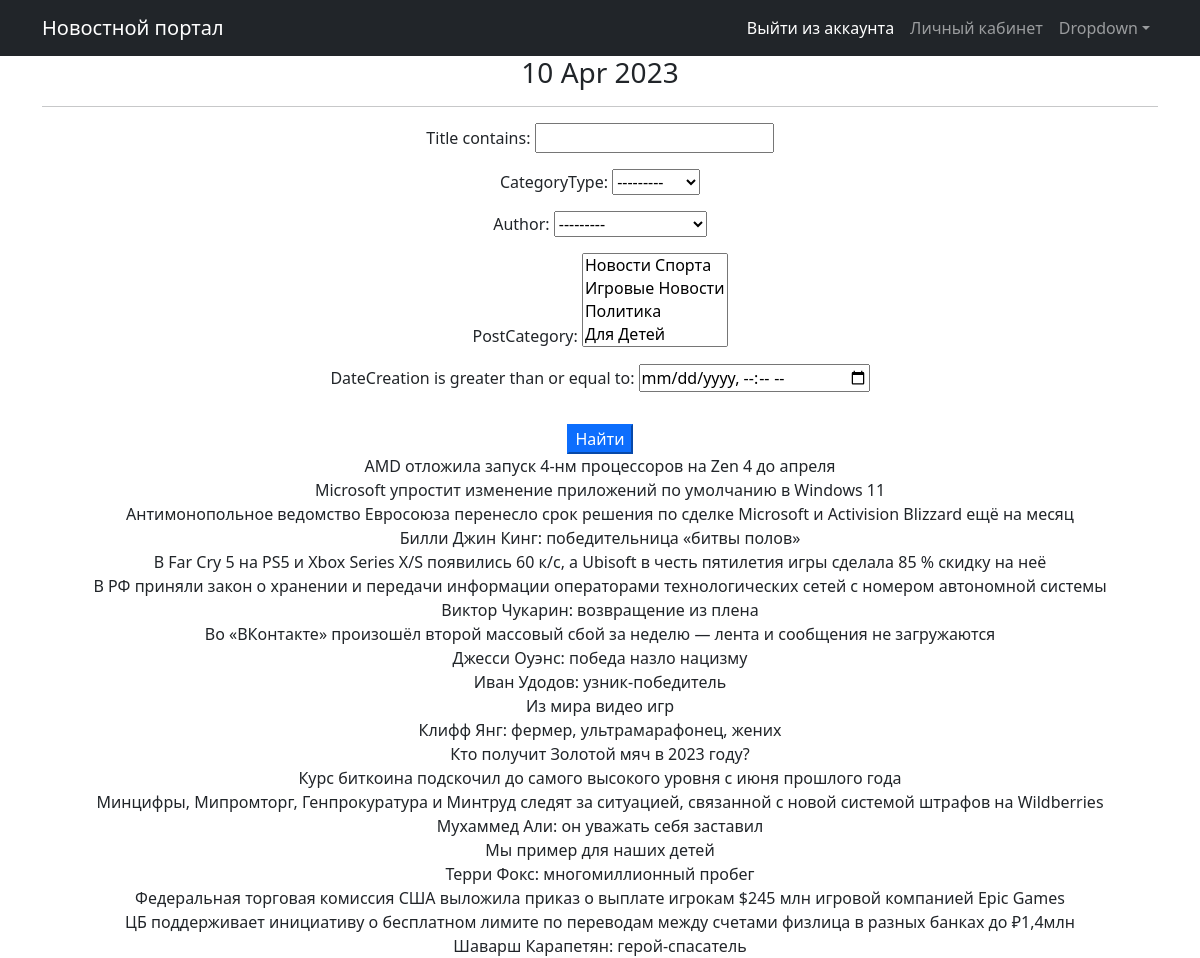
Before: /news/search with the older database file.
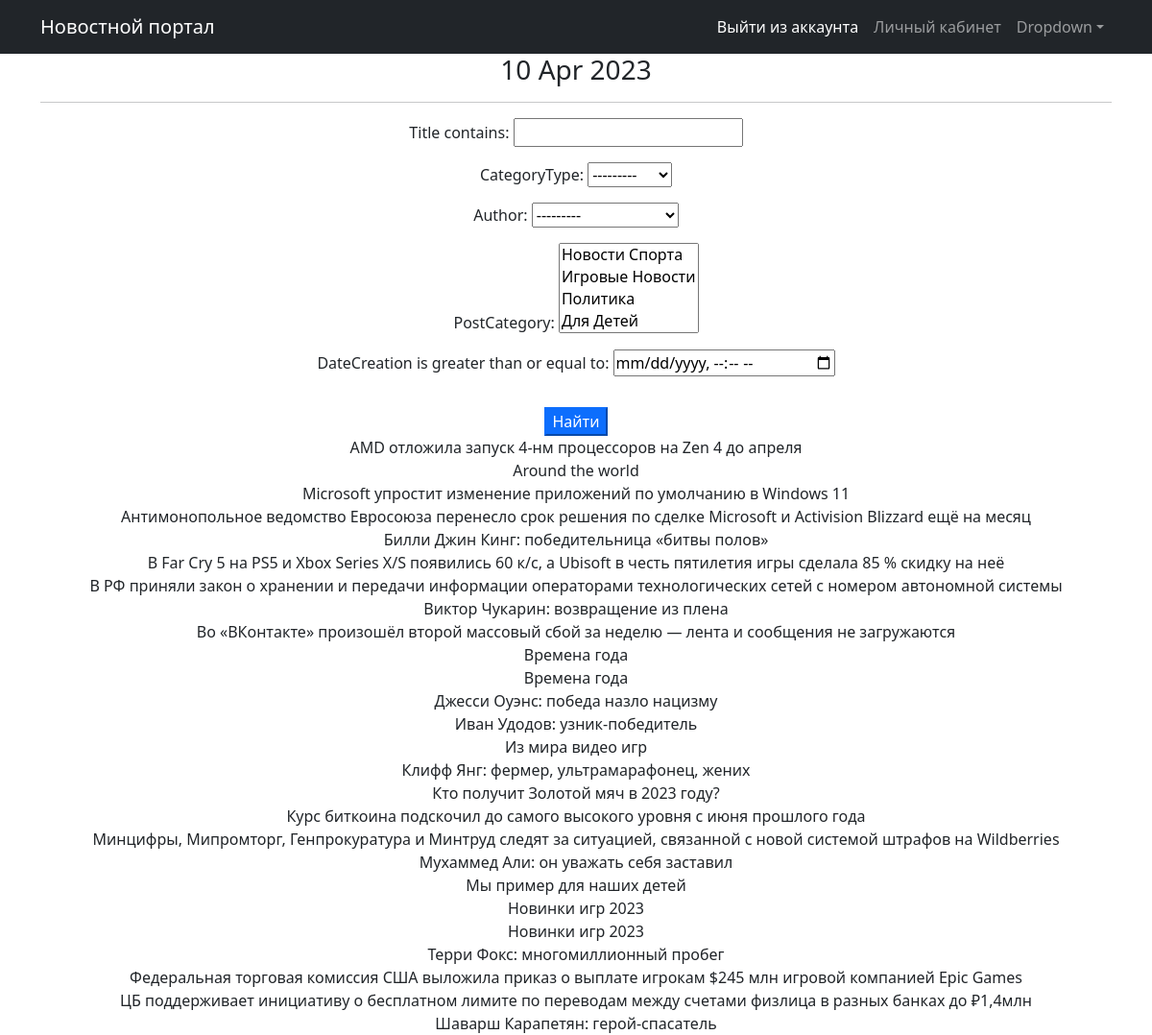
After: the same page with the newer database file.
### news/models.py (models this page shows, shortened)
class Post(models.Model):
    author = models.ForeignKey(Author, on_delete=models.CASCADE)
    NEWS = 'NW'
    ARTICLE = 'AR'
    CATEGORY_CHOICES = (
        (NEWS, 'Новость'),
        (ARTICLE, 'Статья'),
    )
    categoryType = models.CharField(max_length=2, choices=CATEGORY_CHOICES, default=ARTICLE)
    dateCreation = models.DateTimeField(auto_now_add=True)
    postCategory = models.ManyToManyField(Category, through='PostCategory')
    title = models.CharField(max_length=128)
    text = models.TextField()
    rating = models.SmallIntegerField(default=0)

### news/views.py (the view)
# urls.py: path('search', NewsSearch.as_view(), name='news_search'),
class NewsSearch(ListView):
    model = Post
    ordering = 'title'
    template_name = 'search.html'
    context_object_name = 'search'
    def get_queryset(self):
        queryset = super().get_queryset()
        self.filterset = NewsFilter(self.request.GET, queryset)
        return self.filterset.qs
    def get_context_data(self, **kwargs):
        context = super().get_context_data(**kwargs)
        context['filterset'] = self.filterset
        context['time_now'] = datetime.utcnow()
        return context

### news/models.py (called while the page is built)
    def __str__(self):
        return self.authorUser.username

    def __str__(self):
        return self.name.title()

### news/templatetags/custom_tags.py (called while the page is built)
@register.simple_tag()
def current_time(format_string='%b %d %Y'):
    return datetime.utcnow().strftime(format_string)

### templates/search.html (shortened to what this page needs)
{% extends 'flatpages/default.html' %}
{% load custom_filters %}
{% load custom_tags %}
{% block content %}
    <h3>{% current_time '%d %b %Y' %}</h3>
    <hr>
    <form action="" method="get" >
        {{ filterset.form.as_p }}
        <input type="submit" class="mt-3 btn-primary" value="Найти" />
    </form>
    {% for obj in filterset.qs %}
        {{ obj.title }}<br />
    {% endfor %}
{% endblock content %}

Changed rows visible on the page:
added Post: title "Around the world"
added Post: title "Времена года"
added Post: title "Времена года"
added Post: title "Новинки игр 2023"
added Post: title "Новинки игр 2023"
